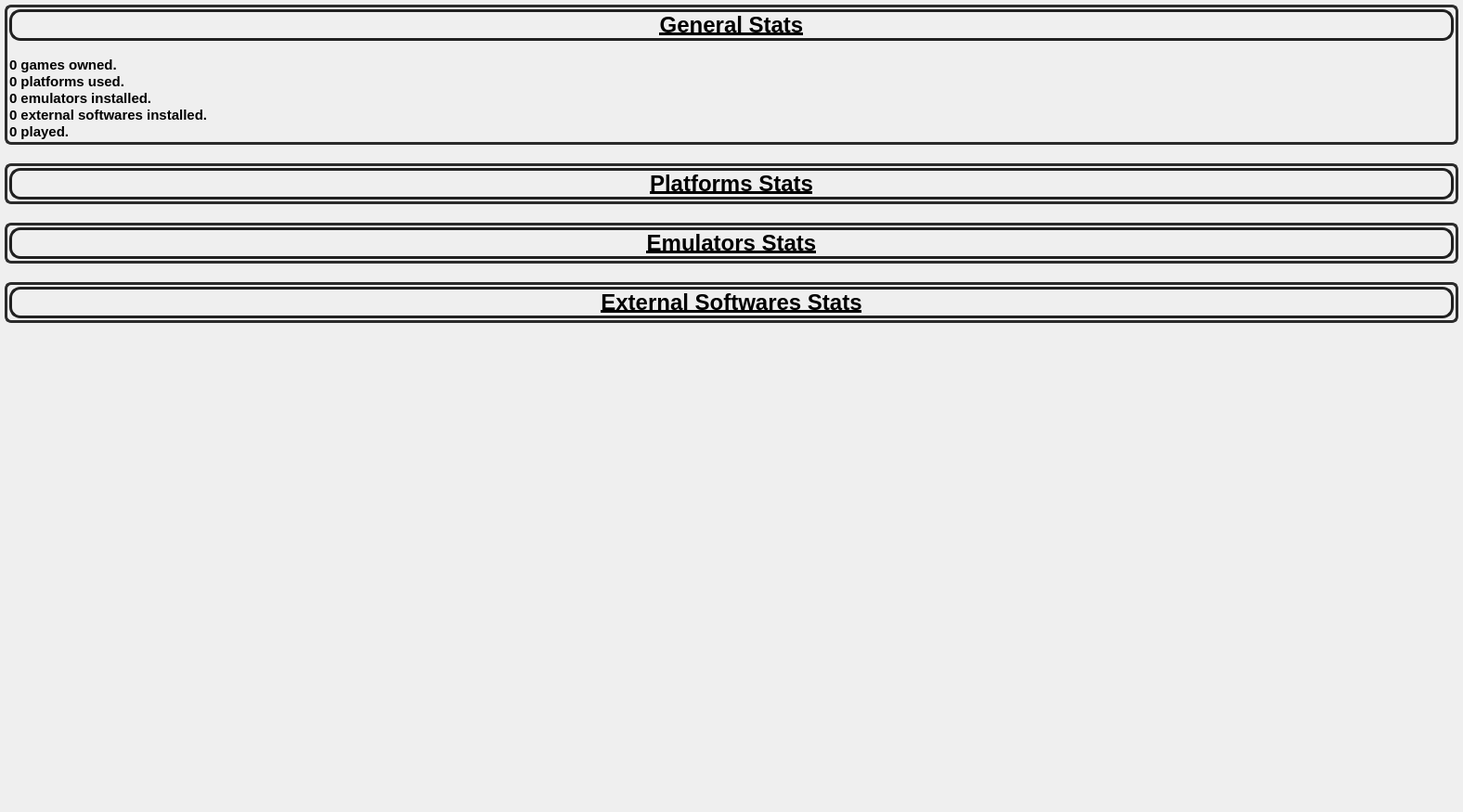
               <widget class="QWidget" name="ScrollWidget">
                <property name="geometry">
                 <rect>
                  <x>0</x>
                  <y>0</y>
                  <width>1576</width>
                  <height>875</height>
                 </rect>
                </property>
                <layout class="QVBoxLayout" name="verticalLayout">
                 <property name="spacing">
                  <number>20</number>
                 </property>
                 <property name="leftMargin">
                  <number>5</number>
                 </property>
                 <property name="topMargin">
                  <number>5</number>
                 </property>
                 <property name="rightMargin">
                  <number>5</number>
                 </property>
                 <property name="bottomMargin">
                  <number>5</number>
                 </property>
                 <item>
                  <widget class="QWidget" name="GeneralStats" native="true">
                   <property name="styleSheet">
                    <string notr="true">QWidget {
		background-image : url(:/Images/new_background2);
		color: rgb(255, 255, 255);
		border-style: solid;
		border-width: 3px;
		border-radius: 7px;
		border-color: rgb(43, 43, 43);
}</string>
                   </property>
                   <layout class="QVBoxLayout" name="verticalLayout_3">
                    <property name="spacing">
                     <number>0</number>
                    </property>
                    <property name="leftMargin">
                     <number>5</number>
                    </property>
                    <property name="topMargin">
                     <number>5</number>
                    </property>
                    <property name="rightMargin">
                     <number>5</number>
                    </property>
                    <property name="bottomMargin">
                     <number>5</number>
                    </property>
                    <item>
                     <widget class="QLabel" name="GeneralStatsLabel">
                      <property name="font">
                       <font>
                        <family>Arial</family>
                        <pointsize>18</pointsize>
                        <weight>75</weight>
                        <bold>true</bold>
                        <underline>true</underline>
                       </font>
                      </property>
                      <property name="styleSheet">
                       <string notr="true">QLabel {
		background:  transparent;
		color : black;
		border-style: solid;
		border-width: 3px;
		border-radius: 12px;
		border-color: rgb(33, 33, 33);
}</string>
                      </property>
                      <property name="text">
                       <string>General Stats</string>
                      </property>
                      <property name="scaledContents">
                       <bool>false</bool>
                      </property>
                      <property name="alignment">
                       <set>Qt::AlignCenter</set>
                      </property>
                     </widget>
                    </item>
                    <item>
                     <widget class="QLabel" name="GameCounter">
                      <property name="font">
                       <font>
                        <family>Arial</family>
                        <pointsize>11</pointsize>
                        <weight>75</weight>
                        <bold>true</bold>
                       </font>
                      </property>
                      <property name="styleSheet">
                       <string notr="true">QLabel {
		background: transparent;
		color: black;
		border-style: solid;
		border-width: 0px;
		border-radius: 5px;
		border-color: rgb(202, 202, 202);
}</string>
                      </property>
                      <property name="text">
                       <string>
0 games owned.</string>
                      </property>
                     </widget>
                    </item>
                    <item>
                     <widget class="QLabel" name="PlatformCounter">
                      <property name="font">
                       <font>
                        <family>Arial</family>
                        <pointsize>11</pointsize>
                        <weight>75</weight>
                        <bold>true</bold>
                       </font>
                      </property>
                      <property name="styleSheet">
                       <string notr="true">QLabel {
		background : transparent;
		color: black;
		border-style: solid;
		border-width: 0px;
		border-radius: 5px;
		border-color: rgb(202, 202, 202);
}</string>
                      </property>
                      <property name="text">
                       <string>0 platforms used.</string>
                      </property>
                     </widget>
                    </item>
                    <item>
                     <widget class="QLabel" name="EmulatorCounter">
                      <property name="font">
                       <font>
                        <family>Arial</family>
                        <pointsize>11</pointsize>
                        <weight>75</weight>
                        <bold>true</bold>
                       </font>
                      </property>
                      <property name="styleSheet">
                       <string notr="true">QLabel {
		background : transparent;
		color: black;
		border-style: solid;
		border-width: 0px;
		border-radius: 5px;
		border-color: rgb(202, 202, 202);
}</string>
                      </property>
                      <property name="text">
                       <string>0 emulators installed.</string>
                      </property>
                     </widget>
                    </item>
                    <item>
                     <widget class="QLabel" name="ExtSoftCounter">
                      <property name="font">
                       <font>
                        <family>Arial</family>
                        <pointsize>11</pointsize>
                        <weight>75</weight>
                        <bold>true</bold>
                       </font>
                      </property>
                      <property name="styleSheet">
                       <string notr="true">QLabel {
		background : transparent;
		color: black;
		border-style: solid;
		border-width: 0px;
		border-radius: 5px;
		border-color: rgb(202, 202, 202);
}</string>
                      </property>
                      <property name="text">
                       <string>0 external softwares installed.</string>
                      </property>
                     </widget>
                    </item>
                    <item>
                     <widget class="QLabel" name="TimeSpent">
                      <property name="font">
                       <font>
                        <family>Arial</family>
                        <pointsize>11</pointsize>
                        <weight>75</weight>
                        <bold>true</bold>
                       </font>
                      </property>
                      <property name="styleSheet">
                       <string notr="true">QLabel {
		background : transparent;
		color: black;
		border-style: solid;
		border-width: 0px;
		border-radius: 5px;
		border-color: rgb(202, 202, 202);
}</string>
                      </property>
                      <property name="text">
                       <string>0 played.</string>
                      </property>
                     </widget>
                    </item>
                   </layout>
                  </widget>
                 </item>
                 <item>
                  <widget class="QWidget" name="PlatformStats" native="true">
                   <property name="styleSheet">
                    <string notr="true">QWidget {
		background-image : url(:/Images/new_background2);
		color: rgb(255, 255, 255);
		border-style: solid;
		border-width: 3px;
		border-radius: 7px;
		border-color: rgb(43, 43, 43);
}</string>
                   </property>
                   <layout class="QVBoxLayout" name="verticalLayout_2">
                    <property name="spacing">
                     <number>0</number>
                    </property>
                    <property name="leftMargin">
                     <number>5</number>
                    </property>
                    <property name="topMargin">
                     <number>5</number>
                    </property>
                    <property name="rightMargin">
                     <number>5</number>
                    </property>
                    <property name="bottomMargin">
                     <number>5</number>
                    </property>
                    <item>
                     <widget class="QLabel" name="PlatformStatsLabel">
                      <property name="font">
                       <font>
                        <family>Arial</family>
                        <pointsize>18</pointsize>
                        <weight>75</weight>
                        <bold>true</bold>
                        <underline>true</underline>
                       </font>
                      </property>
                      <property name="styleSheet">
                       <string notr="true">QLabel {
		background:  transparent;
		color : black;
		border-style: solid;
		border-width: 3px;
		border-radius: 12px;
		border-color: rgb(33, 33, 33);
}</string>
                      </property>
                      <property name="text">
                       <string>Platforms Stats</string>
                      </property>
                      <property name="alignment">
                       <set>Qt::AlignCenter</set>
                      </property>
                     </widget>
                    </item>
                   </layout>
                  </widget>
                 </item>
                 <item>
                  <widget class="QWidget" name="EmulatorStats" native="true">
                   <property name="styleSheet">
                    <string notr="true">QWidget {
		background-image : url(:/Images/new_background2);
		color: rgb(255, 255, 255);
		border-style: solid;
		border-width: 3px;
		border-radius: 7px;
		border-color: rgb(43, 43, 43);
}</string>
                   </property>
                   <layout class="QVBoxLayout" name="verticalLayout_4">
                    <property name="spacing">
                     <number>0</number>
                    </property>
                    <property name="leftMargin">
                     <number>5</number>
                    </property>
                    <property name="topMargin">
                     <number>5</number>
                    </property>
                    <property name="rightMargin">
                     <number>5</number>
                    </property>
                    <property name="bottomMargin">
                     <number>5</number>
                    </property>
                    <item>
                     <widget class="QLabel" name="EmulatorStatsLabel">
                      <property name="font">
                       <font>
                        <family>Arial</family>
                        <pointsize>18</pointsize>
                        <weight>75</weight>
                        <bold>true</bold>
                        <underline>true</underline>
                       </font>
                      </property>
                      <property name="styleSheet">
                       <string notr="true">QLabel {
		background : transparent;
		color: black;
		border-style: solid;
		border-width: 3px;
		border-radius: 12px;
		border-color: rgb(33, 33, 33);
}</string>
                      </property>
                      <property name="text">
                       <string>Emulators Stats</string>
                      </property>
                      <property name="alignment">
                       <set>Qt::AlignCenter</set>
                      </property>
                     </widget>
                    </item>
                   </layout>
                  </widget>
                 </item>
                 <item>
                  <widget class="QWidget" name="ExtSoftStats" native="true">
                   <property name="styleSheet">
                    <string notr="true">QWidget {
		background-image : url(:/Images/new_background2);
		color: rgb(255, 255, 255);
		border-style: solid;
		border-width: 3px;
		border-radius: 7px;
		border-color: rgb(43, 43, 43);
}</string>
                   </property>
                   <layout class="QVBoxLayout" name="verticalLayout_5">
                    <property name="spacing">
                     <number>0</number>
                    </property>
                    <property name="leftMargin">
                     <number>5</number>
                    </property>
                    <property name="topMargin">
                     <number>5</number>
                    </property>
                    <property name="rightMargin">
                     <number>5</number>
                    </property>
                    <property name="bottomMargin">
                     <number>5</number>
                    </property>
                    <item>
                     <widget class="QLabel" name="ExtSoftStatsLabel">
                      <property name="font">
                       <font>
                        <family>Arial</family>
                        <pointsize>18</pointsize>
                        <weight>75</weight>
                        <bold>true</bold>
                        <underline>true</underline>
                       </font>
                      </property>
                      <property name="styleSheet">
                       <string notr="true">QLabel {
		background : transparent;
		color: black;
		border-style: solid;
		border-width: 3px;
		border-radius: 12px;
		border-color: rgb(33, 33, 33);
}</string>
                      </property>
                      <property name="text">
                       <string>External Softwares Stats</string>
                      </property>
                      <property name="alignment">
                       <set>Qt::AlignCenter</set>
                      </property>
                     </widget>
                    </item>
                   </layout>
                  </widget>
                 </item>
                 <item>
                  <spacer name="verticalSpacer_4">
                   <property name="orientation">
                    <enum>Qt::Vertical</enum>
                   </property>
                   <property name="sizeHint" stdset="0">
                    <size>
                     <width>20</width>
                     <height>40</height>
                    </size>
                   </property>
                  </spacer>
                 </item>
                </layout>
               </widget>
